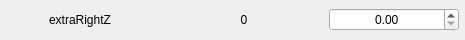
                      <widget class="QFrame" name="frame_64">
                       <property name="minimumSize">
                        <size>
                         <width>465</width>
                         <height>40</height>
                        </size>
                       </property>
                       <property name="maximumSize">
                        <size>
                         <width>465</width>
                         <height>40</height>
                        </size>
                       </property>
                       <property name="frameShape">
                        <enum>QFrame::NoFrame</enum>
                       </property>
                       <property name="frameShadow">
                        <enum>QFrame::Sunken</enum>
                       </property>
                       <layout class="QHBoxLayout" name="horizontalLayout_66">
                        <property name="spacing">
                         <number>5</number>
                        </property>
                        <property name="leftMargin">
                         <number>0</number>
                        </property>
                        <property name="topMargin">
                         <number>0</number>
                        </property>
                        <property name="rightMargin">
                         <number>5</number>
                        </property>
                        <property name="bottomMargin">
                         <number>0</number>
                        </property>
                        <item>
                         <widget class="QLabel" name="label_131">
                          <property name="minimumSize">
                           <size>
                            <width>158</width>
                            <height>0</height>
                           </size>
                          </property>
                          <property name="maximumSize">
                           <size>
                            <width>158</width>
                            <height>16777215</height>
                           </size>
                          </property>
                          <property name="text">
                           <string>extraRightZ</string>
                          </property>
                          <property name="alignment">
                           <set>Qt::AlignCenter</set>
                          </property>
                         </widget>
                        </item>
                        <item>
                         <widget class="QLabel" name="label_132">
                          <property name="minimumSize">
                           <size>
                            <width>158</width>
                            <height>0</height>
                           </size>
                          </property>
                          <property name="maximumSize">
                           <size>
                            <width>158</width>
                            <height>16777215</height>
                           </size>
                          </property>
                          <property name="text">
                           <string>0</string>
                          </property>
                          <property name="alignment">
                           <set>Qt::AlignCenter</set>
                          </property>
                         </widget>
                        </item>
                        <item>
                         <widget class="QDoubleSpinBox" name="doubleSpinBox_63">
                          <property name="minimumSize">
                           <size>
                            <width>130</width>
                            <height>0</height>
                           </size>
                          </property>
                          <property name="maximumSize">
                           <size>
                            <width>130</width>
                            <height>16777215</height>
                           </size>
                          </property>
                          <property name="styleSheet">
                           <string notr="true"/>
                          </property>
                          <property name="alignment">
                           <set>Qt::AlignCenter</set>
                          </property>
                         </widget>
                        </item>
                       </layout>
                      </widget>
